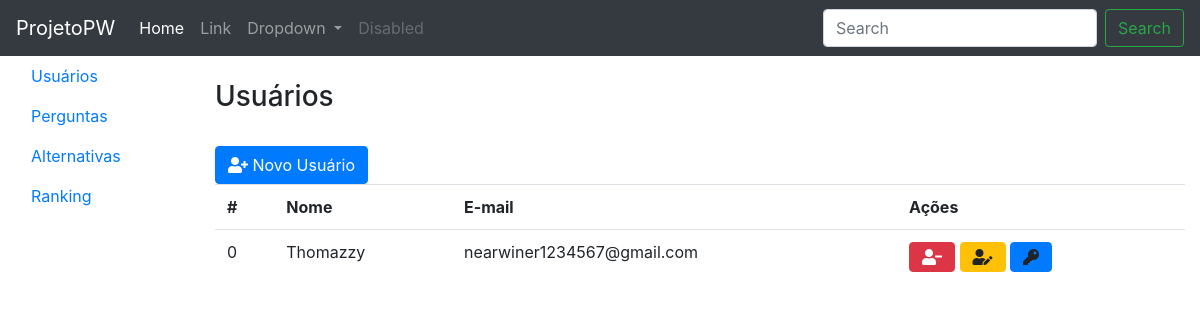
Before: /usuario.php with the older database file.
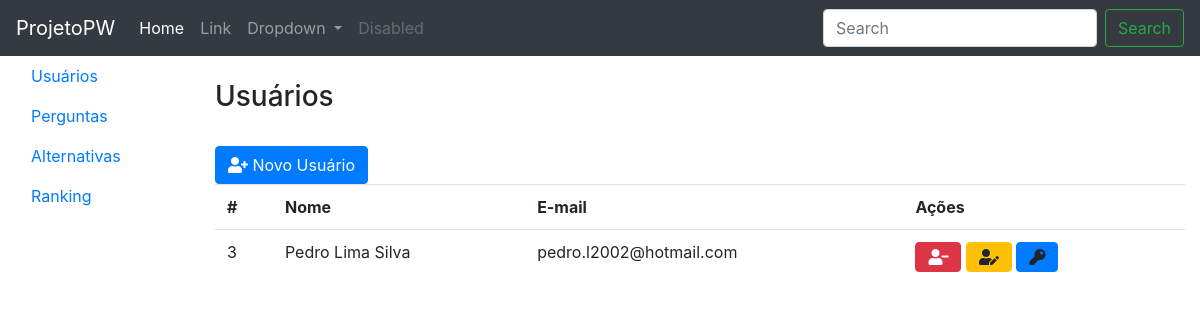
After: the same page with the newer database file.
### tables this page shows
CREATE TABLE `usuarios` (
  `usuario` int(11) NOT NULL,
  `nome` varchar(200) NOT NULL,
  `email` varchar(200) NOT NULL,
  `senha` varchar(200) NOT NULL
);

### usuarioDAO.php (called while the page is built, shortened)
<?php
class UsuarioDAO{
	private $con;
	function __construct(){
		$rs = $this->con = mysqli_connect("localhost:3306", "root", "etecia", "projetopw");
	}
	public function buscar(){
		$sql = "SELECT * FROM usuarios";
		$rs = $this->con->query($sql);
		$listaDeUsuarios = array();
		while ($linha = $rs->fetch_object()){
			$listaDeUsuarios[] = $linha;
		}
		return $listaDeUsuarios;
	}
}
?>

### usuario.php (the view, shortened to what this page needs)
<?php
include "usuarioDAO.php";
$usuarioDAO = new UsuarioDAO();
$lista = $usuarioDAO->buscar();
include "cabecalho.php";
include "menu.php";
?>
<!DOCTYPE html>
<html>
<head>
 <link rel="stylesheet" href="https://stackpath.bootstrapcdn.com/bootstrap/4.3.1/css/bootstrap.min.css"
>
 <link rel = "stylesheet" type = "text/css" href="css/all.min.css">
</head>
<body>
   <div class="col-10">
   <br>
    <h3>Usuários</h3>
    <br>
    <button class = "btn btn-primary" data-toggle="modal" data-target="#modalnovo"><i class="fas fa-user-plus"></i>   Novo Usuário</button>
    <table class = "table">
      <tr>
        <th>#</th>
        <th>Nome</th>
        <th>E-mail</th>
        <th>Ações</th>
      </tr>
      <?php
      foreach($lista as $usuario): ?>
        <tr>
          <td><?= $usuario->usuario ?></td>
          <td><?= $usuario->nome ?></td>
          <td><?= $usuario->email ?></td>
          <td>
            <a class = "btn btn-danger" href="usuariocontroller.php?acao=apagar&id=<?= $usuario->usuario ?>"> <i class="fas fa-user-minus"> </i></a>
            <button class = "btn btn-warning"> <i class="fas fa-user-edit"></i> </button>
            <a type="button" class="btn btn-primary alterar-senha" data-toggle="modal" data-target="#modalsenha"  data-id="<?=$usuario->usuario?>">
              <i class="fas fa-key"></i>
            </a>
          </td>
        </tr>
      <?php endforeach ?>
    </table>
  </div>
</div>
</div>
</body>
    </html>

### cabecalho.php (shortened to what this page needs)
  <nav class="navbar navbar-expand-lg navbar navbar-dark bg-dark">
    <a class="navbar-brand" href="#">ProjetoPW  </a>
  <div class="collapse navbar-collapse" id="navbarSupportedContent">
    <ul class="navbar-nav mr-auto">
      <li class="nav-item active">
        <a class="nav-link" href="#">Home <span class="sr-only">(current)</span></a>
      </li>
      <li class="nav-item">
        <a class="nav-link" href="#">Link</a>
      </li>
      <li class="nav-item dropdown">
        <a class="nav-link dropdown-toggle" href="#" id="navbarDropdown" role="button"
        data-toggle="dropdown" aria-haspopup="true" aria-expanded="false">
        Dropdown
      </a>
    </li>
    <li class="nav-item">
      <a class="nav-link disabled" href="#" tabindex="-1" aria-disabled="true">Disabled</a>
    </li>
  </ul>
  <form class="form-inline my-2 my-lg-0">
    <input class="form-control mr-sm-2" type="search" placeholder="Search" aria-label="Search">
    <button class="btn btn-outline-success my-2 my-sm-0" type="submit">Search</button>
  </form>
</div>
</nav>

### menu.php
<?php
$recurso = $_SERVER["PATH_INFO"]
?>
<div class="container-fluid">
  <div class="row">
   <div class = "col-2">
     <ul class="nav flex-column nav-pills vertical">
       <li class="nav-item">
         <a class="nav-link <?= ($recurso == '/usuarios')?'active':''?> " href="/usuarios">Usuários</a>
       </li>
       <li class="nav-item">
         <a class="nav-link <?= ($recurso == '/perguntas')?'active':''?> " href="/perguntas">Perguntas</a>
       </li>
       <li class="nav-item">
         <a class="nav-link <?= ($recurso == '/alternativas')?'active':''?> " href="/alternativas">Alternativas</a>
       </li>
       <li class="nav-item">
         <a class="nav-link <?= ($recurso == '/ranking')?'active':''?> " href="/ranking">Ranking</a>
       </li>
     </ul>
   </div>

Changed rows visible on the page:
removed usuarios: usuario "0", nome "Thomazzy", email "nearwiner1234567@gmail.com"
added usuarios: usuario "3", nome "Pedro Lima Silva", email "pedro.l2002@hotmail.com"
